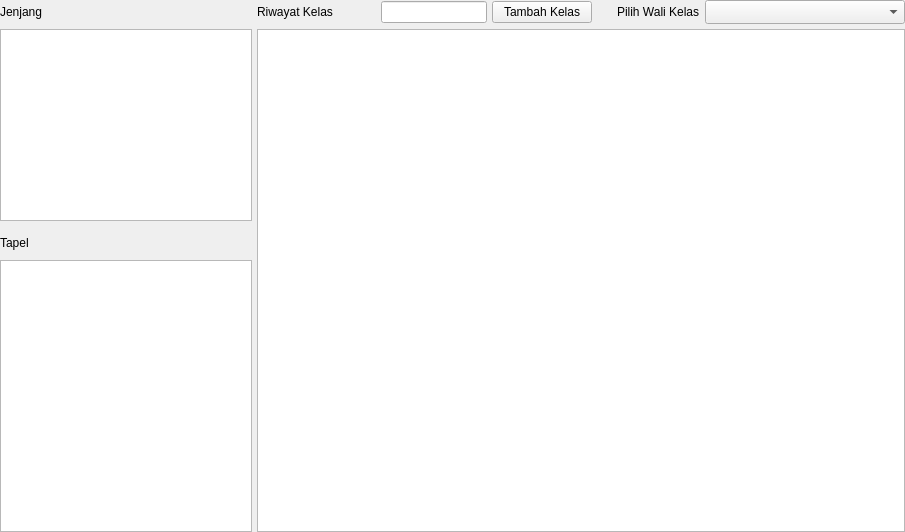
<?xml version="1.0" encoding="UTF-8"?>
<ui version="4.0">
 <class>Form</class>
 <widget class="QWidget" name="Form">
  <property name="geometry">
   <rect>
    <x>0</x>
    <y>0</y>
    <width>905</width>
    <height>532</height>
   </rect>
  </property>
  <property name="windowTitle">
   <string>Form</string>
  </property>
  <layout class="QGridLayout" name="gridLayout">
   <property name="leftMargin">
    <number>0</number>
   </property>
   <property name="topMargin">
    <number>0</number>
   </property>
   <property name="rightMargin">
    <number>0</number>
   </property>
   <property name="bottomMargin">
    <number>0</number>
   </property>
   <property name="spacing">
    <number>5</number>
   </property>
   <item row="0" column="0">
    <widget class="QWidget" name="widget" native="true">
     <property name="maximumSize">
      <size>
       <width>400</width>
       <height>16777215</height>
      </size>
     </property>
     <layout class="QGridLayout" name="gridLayout_4">
      <property name="leftMargin">
       <number>0</number>
      </property>
      <property name="topMargin">
       <number>0</number>
      </property>
      <property name="rightMargin">
       <number>0</number>
      </property>
      <property name="bottomMargin">
       <number>0</number>
      </property>
      <property name="horizontalSpacing">
       <number>0</number>
      </property>
      <property name="verticalSpacing">
       <number>10</number>
      </property>
      <item row="0" column="0" rowspan="2" colspan="2">
       <widget class="QWidget" name="widget_3" native="true">
        <layout class="QGridLayout" name="gridLayout_2">
         <property name="leftMargin">
          <number>0</number>
         </property>
         <property name="topMargin">
          <number>0</number>
         </property>
         <property name="rightMargin">
          <number>0</number>
         </property>
         <property name="bottomMargin">
          <number>0</number>
         </property>
         <property name="horizontalSpacing">
          <number>0</number>
         </property>
         <property name="verticalSpacing">
          <number>5</number>
         </property>
         <item row="0" column="0">
          <widget class="QLabel" name="label">
           <property name="minimumSize">
            <size>
             <width>0</width>
             <height>24</height>
            </size>
           </property>
           <property name="text">
            <string>Jenjang</string>
           </property>
          </widget>
         </item>
         <item row="1" column="0">
          <widget class="QTableWidget" name="tbl_jenjang">
           <property name="maximumSize">
            <size>
             <width>16777215</width>
             <height>200</height>
            </size>
           </property>
           <property name="selectionBehavior">
            <enum>QAbstractItemView::SelectRows</enum>
           </property>
          </widget>
         </item>
        </layout>
       </widget>
      </item>
      <item row="2" column="0">
       <widget class="QWidget" name="widget_4" native="true">
        <layout class="QGridLayout" name="gridLayout_3">
         <property name="leftMargin">
          <number>0</number>
         </property>
         <property name="topMargin">
          <number>0</number>
         </property>
         <property name="rightMargin">
          <number>0</number>
         </property>
         <property name="bottomMargin">
          <number>0</number>
         </property>
         <property name="horizontalSpacing">
          <number>0</number>
         </property>
         <property name="verticalSpacing">
          <number>5</number>
         </property>
         <item row="0" column="0">
          <widget class="QLabel" name="label_2">
           <property name="minimumSize">
            <size>
             <width>0</width>
             <height>24</height>
            </size>
           </property>
           <property name="text">
            <string>Tapel</string>
           </property>
          </widget>
         </item>
         <item row="1" column="0">
          <widget class="QTableWidget" name="tbl_tapel">
           <property name="selectionBehavior">
            <enum>QAbstractItemView::SelectRows</enum>
           </property>
          </widget>
         </item>
        </layout>
       </widget>
      </item>
     </layout>
    </widget>
   </item>
   <item row="0" column="1">
    <widget class="QWidget" name="widget_2" native="true">
     <layout class="QGridLayout" name="gridLayout_5">
      <property name="leftMargin">
       <number>0</number>
      </property>
      <property name="topMargin">
       <number>0</number>
      </property>
      <property name="rightMargin">
       <number>0</number>
      </property>
      <property name="bottomMargin">
       <number>0</number>
      </property>
      <property name="spacing">
       <number>5</number>
      </property>
      <item row="0" column="6">
       <widget class="QComboBox" name="cbo_wali_kelas">
        <property name="minimumSize">
         <size>
          <width>200</width>
          <height>24</height>
         </size>
        </property>
       </widget>
      </item>
      <item row="0" column="5">
       <widget class="QLabel" name="label_4">
        <property name="minimumSize">
         <size>
          <width>0</width>
          <height>24</height>
         </size>
        </property>
        <property name="text">
         <string>Pilih Wali Kelas</string>
        </property>
       </widget>
      </item>
      <item row="0" column="0">
       <widget class="QLabel" name="label_3">
        <property name="minimumSize">
         <size>
          <width>0</width>
          <height>24</height>
         </size>
        </property>
        <property name="text">
         <string>Riwayat Kelas</string>
        </property>
       </widget>
      </item>
      <item row="1" column="0" colspan="7">
       <widget class="QTableWidget" name="tbl_kelas">
        <property name="selectionBehavior">
         <enum>QAbstractItemView::SelectRows</enum>
        </property>
       </widget>
      </item>
      <item row="0" column="1">
       <spacer name="horizontalSpacer">
        <property name="orientation">
         <enum>Qt::Horizontal</enum>
        </property>
        <property name="sizeHint" stdset="0">
         <size>
          <width>40</width>
          <height>20</height>
         </size>
        </property>
       </spacer>
      </item>
      <item row="0" column="2">
       <widget class="QLineEdit" name="line_tambah_kelas"/>
      </item>
      <item row="0" column="3">
       <widget class="QPushButton" name="btn_tambah_kelas">
        <property name="minimumSize">
         <size>
          <width>100</width>
          <height>0</height>
         </size>
        </property>
        <property name="text">
         <string>Tambah Kelas</string>
        </property>
       </widget>
      </item>
      <item row="0" column="4">
       <spacer name="horizontalSpacer_2">
        <property name="orientation">
         <enum>Qt::Horizontal</enum>
        </property>
        <property name="sizeType">
         <enum>QSizePolicy::Fixed</enum>
        </property>
        <property name="sizeHint" stdset="0">
         <size>
          <width>15</width>
          <height>20</height>
         </size>
        </property>
       </spacer>
      </item>
     </layout>
    </widget>
   </item>
  </layout>
 </widget>
 <resources/>
 <connections/>
</ui>
